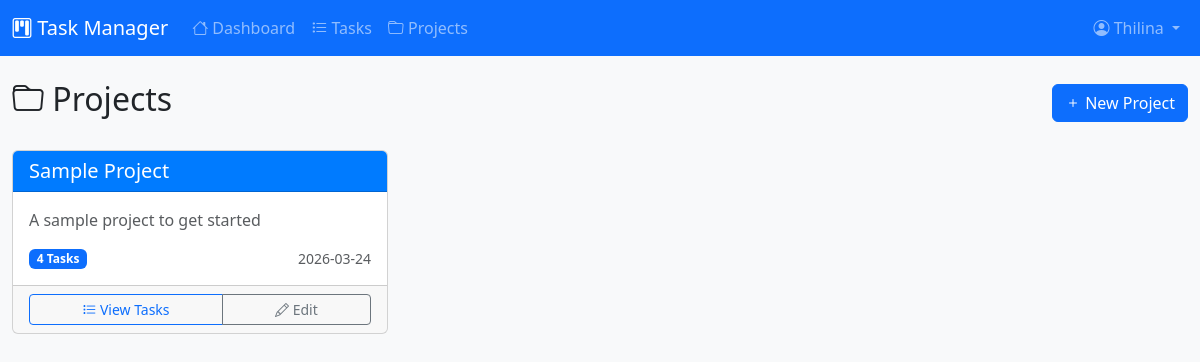
Screenshot of /projects (signed in) with the database file from the repository.
### models.py (models this page shows)
class User(Base):
    __tablename__ = "users"
    id = Column(Integer, primary_key=True, index=True)
    username = Column(String(50), unique=True, nullable=False, index=True)
    email = Column(String(100), unique=True, nullable=False, index=True)
    full_name = Column(String(100), nullable=False)
    hashed_password = Column(String(255), nullable=False)
    is_active = Column(Boolean, default=True)
    is_admin = Column(Boolean, default=False)
    avatar_url = Column(String(255), nullable=True)
    created_at = Column(DateTime, default=datetime.utcnow)
    updated_at = Column(DateTime, default=datetime.utcnow, onupdate=datetime.utcnow)
    team_id = Column(Integer, ForeignKey("teams.id"), nullable=True)
    team = relationship("Team", back_populates="members")
    created_tasks = relationship("Task", back_populates="creator", foreign_keys="Task.created_by")
    assigned_tasks = relationship("Task", back_populates="assignee", foreign_keys="Task.assigned_to")
    comments = relationship("Comment", back_populates="author")

class Project(Base):
    __tablename__ = "projects"
    id = Column(Integer, primary_key=True, index=True)
    name = Column(String(100), nullable=False)
    description = Column(Text, nullable=True)
    color = Column(String(7), default="#007bff")  # Hex color
    is_active = Column(Boolean, default=True)
    created_at = Column(DateTime, default=datetime.utcnow)
    updated_at = Column(DateTime, default=datetime.utcnow, onupdate=datetime.utcnow)
    team_id = Column(Integer, ForeignKey("teams.id"), nullable=True)
    team = relationship("Team", back_populates="projects")
    tasks = relationship("Task", back_populates="project", cascade="all, delete-orphan")

### main.py (the view)
@app.get("/projects", response_class=HTMLResponse)
async def projects_page(request: Request, db: Session = Depends(get_db)):
    user = get_current_user(request, db)
    if not user:
        return RedirectResponse(url="/login")
    projects = db.query(Project).filter(Project.is_active == True).order_by(Project.created_at.desc()).all()
    project_list = []
    for p in projects:
        task_count = db.query(Task).filter(Task.project_id == p.id).count()
        project_list.append(ProjectResponse(
            id=p.id,
            name=p.name,
            description=p.description,
            color=p.color,
            team_id=p.team_id,
            is_active=p.is_active,
            created_at=p.created_at,
            task_count=task_count
        ))
    return templates.TemplateResponse(request, "projects.html", {
        "user": user,
        "projects": project_list
    })

### templates/projects.html (shortened to what this page needs)
{% extends "base.html" %}
{% block content %}
<div class="row mb-4">
    <div class="col-12 d-flex justify-content-between align-items-center">
        <h2><i class="bi bi-folder"></i> Projects</h2>
        <a href="/projects/new" class="btn btn-primary">
            <i class="bi bi-plus"></i> New Project
        </a>
    </div>
</div>
<div class="row">
    {% if projects %}
    {% for project in projects %}
    <div class="col-md-6 col-lg-4 mb-4">
        <div class="card h-100">
            <div class="card-header" style="background-color: {{ project.color }}; color: white;">
                <h5 class="mb-0">{{ project.name }}</h5>
            </div>
            <div class="card-body">
                {% if project.description %}
                <p class="card-text text-muted">{{ project.description }}</p>
                {% else %}
                <p class="card-text text-muted fst-italic">No description</p>
                {% endif %}
                <div class="d-flex justify-content-between align-items-center mt-3">
                    <span class="badge bg-primary">{{ project.task_count }} Tasks</span>
                    <small class="text-muted">{{ project.created_at.strftime('%Y-%m-%d') }}</small>
                </div>
            </div>
            <div class="card-footer">
                <div class="btn-group w-100">
                    <a href="/tasks?project_id={{ project.id }}" class="btn btn-outline-primary btn-sm">
                        <i class="bi bi-list-task"></i> View Tasks
                    </a>
                    <a href="/projects/{{ project.id }}/edit" class="btn btn-outline-secondary btn-sm">
                        <i class="bi bi-pencil"></i> Edit
                    </a>
                </div>
            </div>
        </div>
    </div>
    {% endfor %}
    {% endif %}
</div>
{% endblock %}

### templates/base.html (shortened to what this page needs)
<!DOCTYPE html>
<html lang="en">
<head>
    <link href="https://cdn.jsdelivr.net/npm/bootstrap@5.3.3/dist/css/bootstrap.min.css" rel="stylesheet">
    <link href="https://cdn.jsdelivr.net/npm/bootstrap-icons@1.11.3/font/bootstrap-icons.min.css" rel="stylesheet">
    <link href="/static/css/custom.css" rel="stylesheet">
</head>
<body class="bg-light">
    {% if user %}
    <nav class="navbar navbar-expand-lg navbar-dark bg-primary">
        <div class="container-fluid">
            <a class="navbar-brand" href="/">
                <i class="bi bi-kanban"></i> Task Manager
            </a>
            <div class="collapse navbar-collapse" id="navbarNav">
                <ul class="navbar-nav me-auto">
                    <li class="nav-item">
                        <a class="nav-link" href="/"><i class="bi bi-house"></i> Dashboard</a>
                    </li>
                    <li class="nav-item">
                        <a class="nav-link" href="/tasks"><i class="bi bi-list-task"></i> Tasks</a>
                    </li>
                    <li class="nav-item">
                        <a class="nav-link" href="/projects"><i class="bi bi-folder"></i> Projects</a>
                    </li>
                </ul>
                <ul class="navbar-nav">
                    <li class="nav-item dropdown">
                        <a class="nav-link dropdown-toggle" href="#" id="userDropdown" role="button" data-bs-toggle="dropdown">
                            <i class="bi bi-person-circle"></i> {{ user.full_name }}
                        </a>
                    </li>
                </ul>
            </div>
        </div>
    </nav>
    {% endif %}
    <main class="container-fluid py-4">
        {% block content %}{% endblock %}
    </main>
</body>
</html>

### static/css/custom.css (style rules this page uses)
.card { transition: transform 0.2s, box-shadow 0.2s; }
.navbar-brand { transition: transform 0.2s; }
.btn { transition: all 0.2s; }

### rows the page displays
User: full_name "Thilina"
Project: name "Sample Project", description "A sample project to get started", task_count "4", created_at "2026-03-24"
